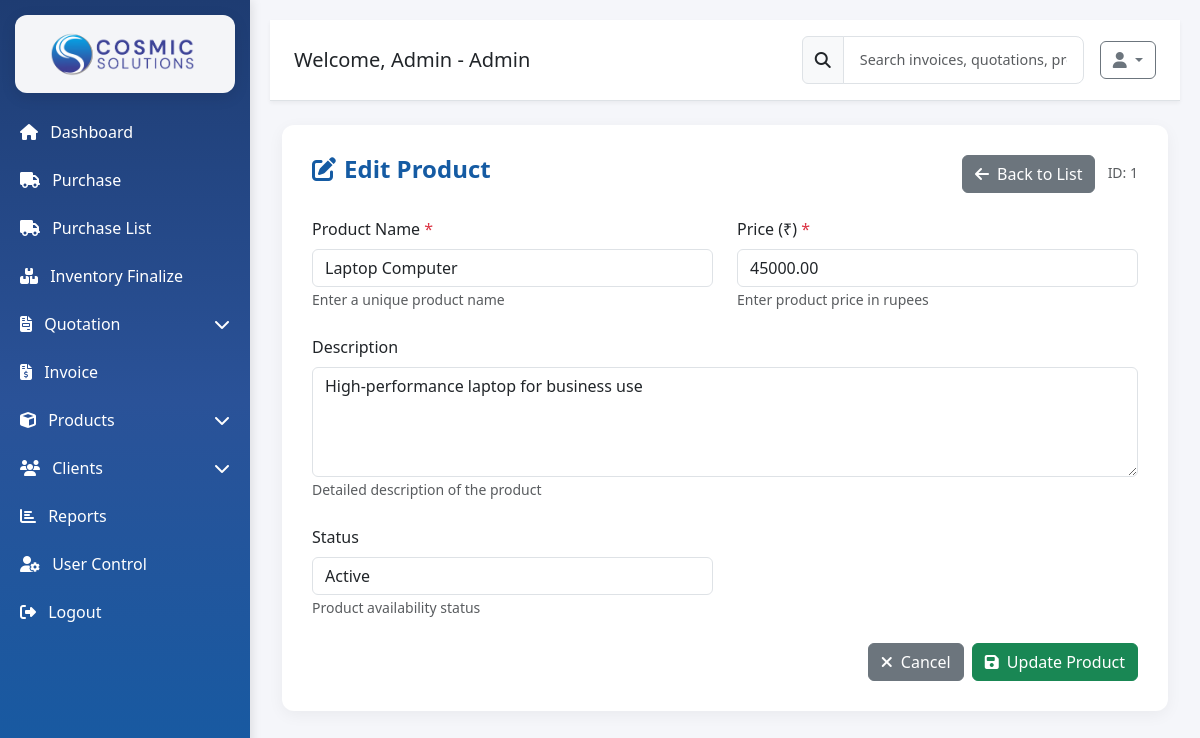
The page /product_edit.php?id=1 (signed in) on the database its author committed.
### tables this page shows
CREATE TABLE IF NOT EXISTS products (
    product_id INT AUTO_INCREMENT PRIMARY KEY,
    product_name VARCHAR(255) NOT NULL UNIQUE,
    description TEXT,
    price DECIMAL(10,2) NOT NULL,
    status ENUM('Active', 'Inactive') DEFAULT 'Active',
    created_by INT,
    created_at TIMESTAMP DEFAULT CURRENT_TIMESTAMP,
    updated_at TIMESTAMP DEFAULT CURRENT_TIMESTAMP ON UPDATE CURRENT_TIMESTAMP,
    FOREIGN KEY (created_by) REFERENCES users(user_id) ON DELETE SET NULL
);

### product_edit.php (the view, shortened to what this page needs)
<?php
include 'config/db.php';
$product_id = intval($_GET['id']);
$product_query = "SELECT * FROM products WHERE product_id = ?";
$stmt = mysqli_prepare($conn, $product_query);
mysqli_stmt_bind_param($stmt, "i", $product_id);
mysqli_stmt_execute($stmt);
$product_result = mysqli_stmt_get_result($stmt);
$product = mysqli_fetch_assoc($product_result);
?>
<!DOCTYPE html>
<html lang="en">
<?php include 'head.php'; ?>
<body>
<?php include 'sidebar.php'; ?>
<div class="main">
    <?php include 'header.php'; ?>
    <div class="container-fluid py-4">
        <div class="form-section">
            <div class="form-header d-flex justify-content-between align-items-center mb-4">
                <h4 class="form-title"><i class="fas fa-edit me-2"></i>Edit Product</h4>
                <div>
                    <a href="product_list.php" class="btn btn-secondary me-2">
                        <i class="fas fa-arrow-left me-1"></i> Back to List
                    </a>
                    <small class="text-muted">ID: <?= $product_id ?></small>
                </div>
            </div>
            <form action="product_update.php" method="POST">
                <div class="row mb-4">
                    <div class="col-md-6">
                        <label class="form-label">Product Name <span class="text-danger">*</span></label>
                        <input type="text" name="product_name" class="form-control"
                               value="<?= htmlspecialchars($product['product_name']) ?>" required>
                        <small class="text-muted">Enter a unique product name</small>
                    </div>
                    <div class="col-md-6">
                        <label class="form-label">Price (₹) <span class="text-danger">*</span></label>
                        <input type="number" name="price" class="form-control" step="0.01" min="0"
                               value="<?= $product['price'] ?>" required>
                        <small class="text-muted">Enter product price in rupees</small>
                    </div>
                </div>
                <div class="row mb-4">
                    <div class="col-12">
                        <label class="form-label">Description</label>
                        <textarea name="description" class="form-control" rows="4"><?= htmlspecialchars($product['description']) ?></textarea>
                        <small class="text-muted">Detailed description of the product</small>
                    </div>
                </div>
                <div class="row mb-4">
                    <div class="col-md-6">
                        <label class="form-label">Status</label>
                        <select name="status" class="form-control">
                            <option value="Active" <?= $product['status'] == 'Active' ? 'selected' : '' ?>>Active</option>
                        </select>
                        <small class="text-muted">Product availability status</small>
                    </div>
                </div>
                <div class="d-flex justify-content-end gap-2">
                    <a href="product_list.php" class="btn btn-secondary">
                        <i class="fas fa-times me-1"></i> Cancel
                    </a>
                    <button type="submit" class="btn btn-success">
                        <i class="fas fa-save me-1"></i> Update Product
                    </button>
                </div>
            </form>
        </div>
    </div>
</div>
</body>
</html>

### assets/css/style.css (style rules this page uses)
body { font-family: 'Segoe UI', sans-serif; background-color: #f5f6fa; }
.main { margin-left: 250px; padding: 20px; }
.form-section { background-color: #fff; padding: 30px; border-radius: 12px; box-shadow: 0 4px 16px rgba(0, 0, 0, 0.05); }
.form-title { font-size: 1.5rem; color: #155ba3; font-weight: 600; }

### rows shown on the page
products: product_name "Laptop Computer", price "45000.00", description "High-performance laptop for business use", status "Active"

### other values the page prints
$role "Admin"
$name "Admin"
$product_id "1"
